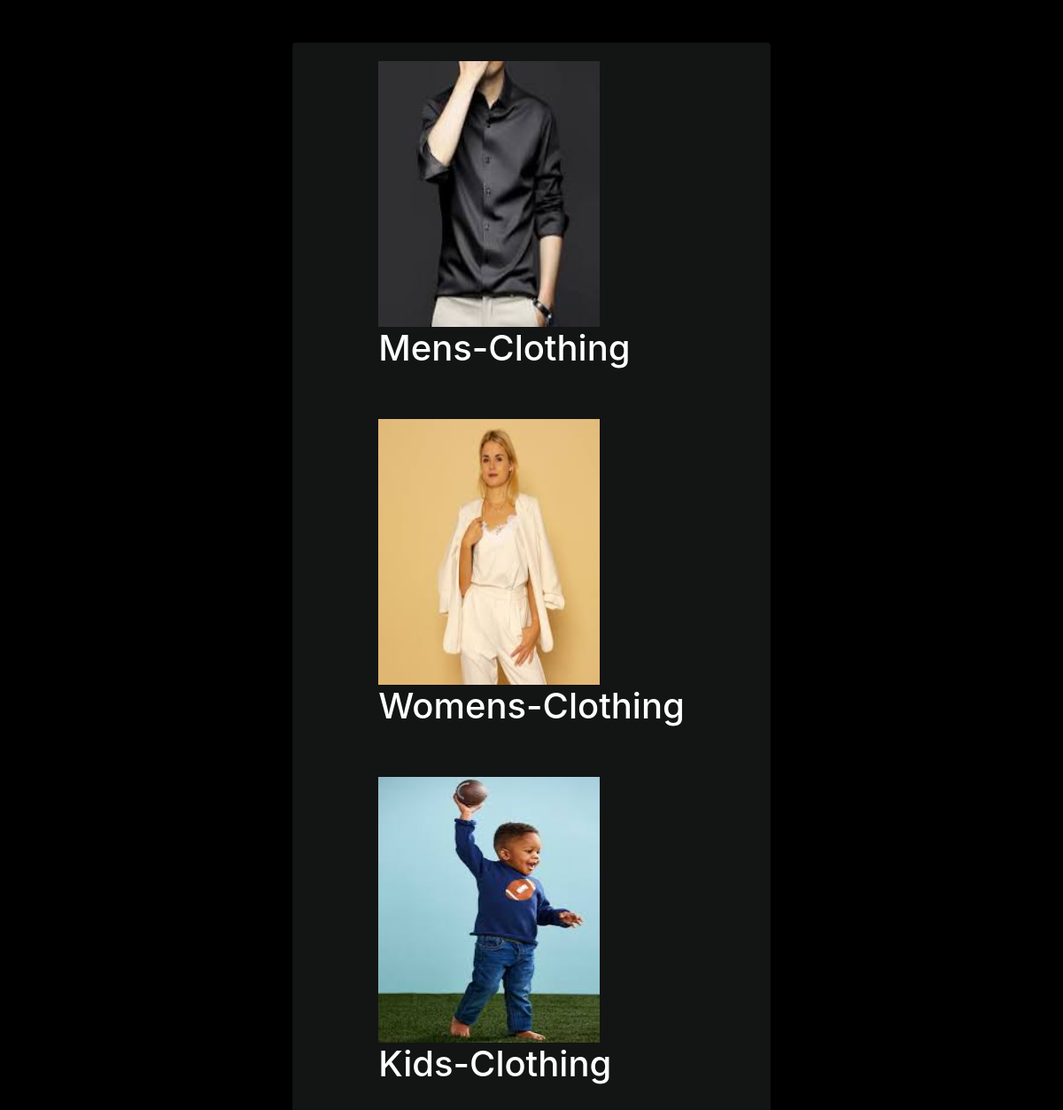
Screenshot of /category_home/ with the database file from the repository.
### app/models.py (models this page shows, shortened)
class product_category(models.Model):
    product_category_id = models.AutoField(primary_key=True)
    category_name = models.CharField(max_length=100)
    category_description = models.CharField(max_length=100)
    category_image = models.ImageField(upload_to="product_category",blank=True, null=True)
    size_category_id = models.ForeignKey('self', on_delete=models.CASCADE, related_name='size_categories', null=True, blank=True)
    parent_category_id = models.ForeignKey('self', on_delete=models.SET_NULL, related_name='subcategories', null=True, blank=True)
    slug = models.SlugField(unique=True, max_length=255, null=True, blank=True)

### app/views.py (the view)
# urls.py: path('category_home/', views.homeView, name='cat_home'),
def homeView(request):
    categories = product_category.objects.filter(category_name__in=['Mens-Clothing', 'Womens-Clothing', 'Kids-Clothing'])
    return render(request, 'products/product_list.html', {'categories': categories})

### templates/products/product_list.html (shortened to what this page needs)
<!DOCTYPE html>
<html lang="en">
<head>
    <link rel="stylesheet" href="https://stackpath.bootstrapcdn.com/bootstrap/4.5.2/css/bootstrap.min.css">
</head>
<body>
    <div class="container mt-5">
        <div class="row justify-content-center">
            <div class="col-md-6">
                <div class="card">
                    <div class="card-body">
                        {% for category in categories %}
                        <a href="{% url 'categories' category.slug %}">
                            <img src="{{ category.category_image.url }}" width="250px" height="300px" alt=""><br>
                            <h1>{{ category.category_name }}</h1>
                        </a>
                        <br>
                        <br>
                        {% endfor %}
                    </div>
                </div>
            </div>
        </div>
    </div>
</body>
</html>

### templates/products/product_list.html (style rules this page uses)
body { background-color: black; }
.card { background-color: rgba(24, 25, 26, 0.8); color: white; display: flex; align-items: center; justify-content: center; align-content: center; }
h1 { color: white; }

### rows the page displays
product_category: category_image (picture), category_name "Mens-Clothing"
product_category: category_image (picture), category_name "Womens-Clothing"
product_category: category_image (picture), category_name "Kids-Clothing"
